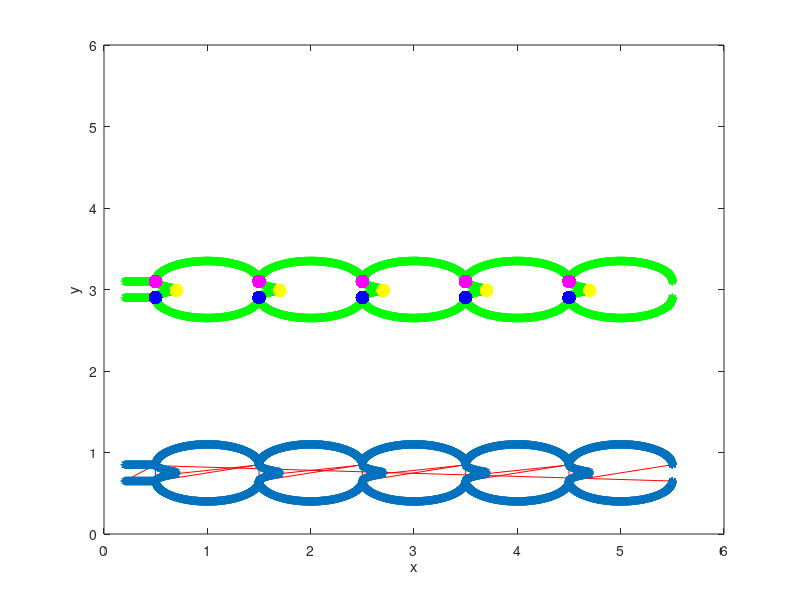

Source code (MATLAB):
%-------------------------------------------------------------------------------------------------------------------%
%
% IB2d is an Immersed Boundary Code (IB) for solving fully coupled non-linear 
% 	fluid-structure interaction models. This version of the code is based off of
%	Peskin's Immersed Boundary Method Paper in Acta Numerica, 2002.
%
% Author: Nicholas A. Battista
% Email:  nickabattista@gmail.com
% Date Created: September 9th, 2016
% Institution: UNC-CH
%
% This code is capable of creating Lagrangian Structures using:
% 	1. Springs
% 	2. Beams (*torsional springs)
% 	3. Target Points
%	4. Muscle-Model (combined Force-Length-Velocity model, "HIll+(Length-Tension)")
%
% One is able to update those Lagrangian Structure parameters, e.g., spring constants, resting %%	lengths, etc
% 
% There are a number of built in Examples, mostly used for teaching purposes. 
% 
% If you would like us %to add a specific muscle model, please let Nick (nickabattista@gmail.com) know.
%
%--------------------------------------------------------------------------------------------------------------------%

%%%%%%%%%%%%%%%%%%%%%%%%%%%%%%%%%%%%%%%%%%%%%%%%%%%%%%%%%%%%%%%%%%%%%%%%%%%%%%%%%%%%%%
%
% FUNCTION: creates the geometry and prints associated input files
%
%%%%%%%%%%%%%%%%%%%%%%%%%%%%%%%%%%%%%%%%%%%%%%%%%%%%%%%%%%%%%%%%%%%%%%%%%%%%%%%%%%%%%%

function Make_Your_Geometry_and_Input_Files()

%
% Grid Parameters (MAKE SURE MATCHES IN input2d !!!)
%
Nx =  1024;      % # of Eulerian Grid Pts. in x-Direction (MUST BE EVEN!!!)
Lx = 6.0;        % Length of Eulerian Grid in x-Direction
dx = Lx/Nx;      % Grid spatial resolution

%
% Immersed Structure Geometric / Dynamic Parameters %
%
ds = 0.45*dx;               % Lagrangian Pt. Spacing (2x resolution of Eulerian grid)
struct_name = 'insect_HT'; % Name for .vertex, .spring, etc files. (must match what's in 'input2d')


% Call function to construct geometry
a = 0.5;    % semi-major axis (horizontal)
b = 0.25;   % semi-minor axis (vertical) 
[xLag,yLag,Ninfo] = give_Me_Immsersed_Boundary_Geometry(ds,Nx,Lx,a,b);
yLag = yLag - 2.25;

Ninfo


% Plot Geometry to test
plot(xLag,yLag,'r-'); hold on;
plot(xLag,yLag,'*'); hold on;
xlabel('x'); ylabel('y');
axis([0 Lx 0 Lx]);



% Prints .vertex file!
print_Lagrangian_Vertices(xLag,yLag,struct_name);


% Prints .spring file!
k_Spring = 1e7;                   % Spring stiffness (does not need to be equal for all springs)
ds_Rest = ds;                       % Spring resting length (does not need to be equal for all springs)
print_Lagrangian_Springs(xLag,yLag,k_Spring,ds_Rest,struct_name,Ninfo);


% Prints .beam file!
% k_Beam = 0.5;                      % Beam Stiffness (does not need to be equal for all beams)
% C = compute_Curvatures(xLag,yLag)  % Computes curvature of initial configuration
%print_Lagrangian_Beams(xLag,yLag,k_Beam,C,struct_name);


% Prints .target file!
k_Target = 1e8;
print_Lagrangian_Target_Pts(xLag,k_Target,struct_name,Ninfo);



%%%%%%%%%%%%%%%%%%%%%%%%%%%%%%%%%%%%%%%%%%%%%%%%%%%%%%%%%%%%%%%%%%%%%%%%
%
% FUNCTION: prints VERTEX points to a file called 'struct_name'.vertex
%
%%%%%%%%%%%%%%%%%%%%%%%%%%%%%%%%%%%%%%%%%%%%%%%%%%%%%%%%%%%%%%%%%%%%%%%%

function print_Lagrangian_Vertices(xLag,yLag,struct_name)

    N = length(xLag); % Total # of Lag. Pts

    vertex_fid = fopen([struct_name '.vertex'], 'w');

    fprintf(vertex_fid, '%d\n', N );

    %Loops over all Lagrangian Pts.
    for s = 1:N
        X_v = xLag(s);
        Y_v = yLag(s);
        fprintf(vertex_fid, '%1.16e %1.16e\n', X_v, Y_v);
    end

    fclose(vertex_fid);

    
%%%%%%%%%%%%%%%%%%%%%%%%%%%%%%%%%%%%%%%%%%%%%%%%%%%%%%%%%%%%%%%%%%%%%%%%
%
% FUNCTION: prints TARGET points to a file called 'struct_name'.target
%
%%%%%%%%%%%%%%%%%%%%%%%%%%%%%%%%%%%%%%%%%%%%%%%%%%%%%%%%%%%%%%%%%%%%%%%%

function print_Lagrangian_Target_Pts(xLag,k_Target,struct_name,Ninfo)

    N = Ninfo(7,1);
    %N = length(xLag);
    
    target_fid = fopen([struct_name '.target'], 'w');

    fprintf(target_fid, '%d\n', N );

    %Loops over all Lagrangian Pts.
    for s = 1:Ninfo(7,1)
        fprintf(target_fid, '%d %1.16e\n', s, k_Target);
    end

    fclose(target_fid);   
    
    
%%%%%%%%%%%%%%%%%%%%%%%%%%%%%%%%%%%%%%%%%%%%%%%%%%%%%%%%%%%%%%%%%%%%%%%%
%
% FUNCTION: prints SPRING points to a file called 'struct_name'.spring
%
%%%%%%%%%%%%%%%%%%%%%%%%%%%%%%%%%%%%%%%%%%%%%%%%%%%%%%%%%%%%%%%%%%%%%%%%

function print_Lagrangian_Springs(xLag,yLag,k_Spring,ds_Rest,struct_name,Ninfo)

    N = 5*(Ninfo(7,2)-2);%+ 5*(Ninfo(7,2)-2)/2;

    spring_fid = fopen([struct_name '.spring'], 'w');

    fprintf(spring_fid, '%d\n', N );    % Print # of springs 

    %
    % SPRINGS BETWEEN VERTICES ALONG CHAMBER
    %
%     for s = 1:Ninfo(7,1)
%             if s < Ninfo(7,1)/2
%                 x1 = xLag(s);   y1 = yLag(s);
%                 x2 = xLag(s+1); y2 = yLag(s+1);
%                 ds = sqrt( (x1-x2)^2 + (y1-y2)^2 );
%                 fprintf(spring_fid, '%d %d %1.16e %1.16e\n', s, s+1, k_Spring, ds);
%             else
%                 x1 = xLag(s);   y1 = yLag(s);
%                 x2 = xLag(s+1); y2 = yLag(s+1);
%                 ds = sqrt( (x1-x2)^2 + (y1-y2)^2 );
%                 fprintf(spring_fid, '%d %d %1.16e %1.16e\n', s, s+1, k_Spring, ds);  
%             end
%     end
    
    %
    %
    % SPRINGS (ADJACENT) ALONG VALVES
    %
    %
    for jj=1:5 % ALONG # OF VALVES
        %jj
        for ss = 0:Ninfo(7,2)-3
                
                % TOP VALVE
                if ss < (Ninfo(7,2)-2)/2-1
                    
                    if ss==0
                        ind_P = Ninfo(jj,1);
                    else
                        ind_P = Ninfo(jj,2)+(ss-1);
                    end
                    
                    ind_N = Ninfo(jj,2) + (ss);
                    
                    x1 = xLag(ind_P); y1 = yLag(ind_P);
                    x2 = xLag(ind_N); y2 = yLag(ind_N);
                    ds = sqrt( (x1-x2)^2 + (y1-y2)^2 );
                    fprintf(spring_fid, '%d %d %1.16e %1.16e\n', ind_N, ind_P, k_Spring, ds);
                
                else
                    
                    if ss==Ninfo(7,2)/2-1
                        ind_P = Ninfo(jj,5);
                    else
                        ind_P = Ninfo(jj,2)+(ss-1);
                    end
                    
                    ind_N = Ninfo(jj,2) + (ss); 
                    
                    x1 = xLag(ind_P); y1 = yLag(ind_P);
                    x2 = xLag(ind_N); y2 = yLag(ind_N);
                    ds = sqrt( (x1-x2)^2 + (y1-y2)^2 );
                    fprintf(spring_fid, '%d %d %1.16e %1.16e\n', ind_N, ind_P, 10*k_Spring, ds);  
                end
        end
    end
    
    
    %
    %
    % SPRINGS BETWEEN VALVES TOP AND BOTTOM
    %
    %
%     for jj=1:5 % ALONG # OF VALVES
%         %jj
%         for ss = 0:(Ninfo(7,2)-2)/2-1
%                 
% 
%             ind_T = Ninfo(jj,2) + (ss);
%             ind_B = Ninfo(jj,2) + (ss) + (Ninfo(7,2)-2)/2;
% 
%             x1 = xLag(ind_T); y1 = yLag(ind_T);
%             x2 = xLag(ind_B); y2 = yLag(ind_B);
%             ds = sqrt( (x1-x2)^2 + (y1-y2)^2 );
%             fprintf(spring_fid, '%d %d %1.16e %1.16e\n', ind_T, ind_B, 1e-10*k_Spring, ds);
% 
%         end
%     end
    
    
    
    fclose(spring_fid);      

    
    
%%%%%%%%%%%%%%%%%%%%%%%%%%%%%%%%%%%%%%%%%%%%%%%%%%%%%%%%%%%%%%%%%%%%%%%%%%%%%%%%%%%%%
%
% FUNCTION: prints BEAM (Torsional Spring) points to a file called 'struct_name'.beam
%
%%%%%%%%%%%%%%%%%%%%%%%%%%%%%%%%%%%%%%%%%%%%%%%%%%%%%%%%%%%%%%%%%%%%%%%%%%%%%%%%%%%%%

function print_Lagrangian_Beams(xLag,yLag,k_Beam,C,struct_name)

    % k_Beam: beam stiffness
    % C: beam curvature
    
    N = length(xLag); % NOTE: Total number of beams = Number of Total Lag Pts. - 2

    beam_fid = fopen([struct_name '.beam'], 'w');

    fprintf(beam_fid, '%d\n', N );

    %spring_force = kappa_spring*ds/(ds^2);

    %BEAMS BETWEEN VERTICES
    for s = 2:N-1
            if  s <= N-1         
                fprintf(beam_fid, '%d %d %d %1.16e %1.16e\n',s-1, s, s+1, k_Beam, C(s) );  
            else
                %Case s=N
                fprintf(beam_fid, '%d %d %d %1.16e %1.16e\n',s-1, s, 1,   k_Beam, C(s) );  
            end
    end
    fclose(beam_fid); 
    
    
    
%%%%%%%%%%%%%%%%%%%%%%%%%%%%%%%%%%%%%%%%%%%%%%%%%%%%%%%%%%%%%%%%%%%%%%%%
%
% FUNCTION: computes "curvature" of starting configuration
% 
% NOTE: not curvature in the traditional geometric sense, in the 'discrete'
% sense through cross product.
%
% NOTE: assumes a CLOSED structure
%
%%%%%%%%%%%%%%%%%%%%%%%%%%%%%%%%%%%%%%%%%%%%%%%%%%%%%%%%%%%%%%%%%%%%%%%%

function C = compute_Curvatures(xLag,yLag)

N = length(xLag);
C = zeros( N );

%Note: needs to be done same order as you print .beam file!
for i=1:N
   
   % Pts Xp -> Xq -> Xr (same as beam force calc.)
   
   if ( (i > 1) && (i < N) )
   
        Xp = xLag(i-1); Xq = xLag(i); Xr = xLag(i+1);
        Yp = yLag(i-1); Yq = yLag(i); Yr = yLag(i+1);
   
   elseif (i==1)
       
        Xp = xLag(N); Xq = xLag(i); Xr = xLag(i+1);
        Yp = yLag(N); Yq = yLag(i); Yr = yLag(i+1);
       
   elseif (i==N)
       
        Xp = xLag(N-1); Xq = xLag(N); Xr = xLag(1);
        Yp = yLag(N-1); Yq = yLag(N); Yr = yLag(1);
       
   end
       
   C(i) = (Xr-Xq)*(Yq-Yp) - (Yr-Yq)*(Xq-Xp); %Cross product btwn vectors
      
end
    
    
%%%%%%%%%%%%%%%%%%%%%%%%%%%%%%%%%%%%%%%%%%%%%%%%%%%%%%%%%%%%%%%%%%%%%%%%%
%
% FUNCTION: creates the Lagrangian structure geometry
%
%%%%%%%%%%%%%%%%%%%%%%%%%%%%%%%%%%%%%%%%%%%%%%%%%%%%%%%%%%%%%%%%%%%%%%%%%
 
function [xLag,yLag,Ninfo] = give_Me_Immsersed_Boundary_Geometry(ds,Nx,Lx,a,b)
 
% ds: Lagrangian pt. spacing
% Nx: Eulerian grid resolution

% Gives elliptical subset for tube side
ang = 0; % angle start/cuttoff for ellipse
[xE,yE] = give_Me_Elliptical_Geometry(ds,a,b,ang);
xOff = 2*xE(1);

% Gives top and bottom portion of one section of tube
d = 0.2;                  % separation distance
xTube = [xE+4*xOff xE+4*xOff xE+3*xOff xE+3*xOff xE+2*xOff xE+2*xOff xE+xOff xE+xOff xE xE];          % top first, then bottom
xTube = xTube + 1;
xTube = xTube(end:-1:1);  % reverse it!
yTube = [yE+d/2 -yE-d/2 yE+d/2 -yE-d/2 yE+d/2 -yE-d/2 yE+d/2 -yE-d/2 yE+d/2 -yE-d/2]; % top first, then bottom 
yTube = yTube + Lx/2;

% Give indices for to attach valves
ind_Top = 1;                  % node index for first point on top (on RHS)
ind_Bot = length(xTube)/10+1; % node index for first point on bottom (on RHS)

xFlat = xTube(ind_Top)-Lx/20:ds:xTube(ind_Top); 
yFlatTop = yTube(ind_Top)*ones(1,length(xFlat));
yFlatBot = yTube(ind_Bot)*ones(1,length(xFlat)); 

xLag = [xTube xFlat xFlat  ];
yLag = [yTube yFlatTop yFlatBot  ];


% Gives valve geometry
[xV,yV] = give_Valve_Geometry(d,ds);

% Record # of Lag Pts. 
Nvalve = length(xV);     % # of Lag. Pts along valve (top and bottom)
Nchamber = length(xLag); % # of Lag. Pts along chamber (top and bottom)


lenOld = length(xLag);
lenVhalf = length(xV)/2;

%
% SHIFT VALVE GEOMETRY INTO PLACE!
%
Ninfo(1,1) = 1;
Ninfo(1,2) = lenOld+1;
Ninfo(1,3) = Ninfo(1,2) +( length( xV ) - 2 )/2;
Ninfo(1,4) = Ninfo(1,2) +length(xV)-3;
Ninfo(1,5) = 1 + length(xE);

for j=2:6
   Ninfo(j,1) = (2*j-3)*length(xE);                  % Last index of point on chamber
   Ninfo(j,2) = lenOld + (j-1)*(length(xV)-2) + 1;   % 1st index of ACTUAL valve
   Ninfo(j,3) = Ninfo(j,2)+( length( xV ) - 2 )/2;   % Starting index of OTHER SIDE Valve
   Ninfo(j,4) = Ninfo(j,2)+length( xV ) - 3;         % Last point along VALVE
   Ninfo(j,5) = 2*(j-1)*length(xE);                  % BOTTOM OF CHAMBER
   %
   xLag = [xLag xV(2:lenVhalf)+xE(end)+(j-1)*xOff xV(lenVhalf+2:end)+xE(end)+(j-1)*xOff];
   yLag = [yLag yV(2:lenVhalf)+3.0-d/2 yV(lenVhalf+2:end)+3.0-d/2];
   %
   %plot( xLag( Ninfo(j,1) ), yLag( Ninfo(j,1) ), 'r.','MarkerSize',30); hold on;
   %plot( xLag( Ninfo(j,5) ), yLag( Ninfo(j,5) ), 'b.','MarkerSize',30); hold on;

end

Ninfo(7,1) = Nchamber;
Ninfo(7,2) = Nvalve;

% TESTING (i.e., PLOT IT, yo!)
% plot(xTube,yTube,'b*'); hold on
% len = length(xTube);
% plot(xTube(len/8+1),yTube(len/8+1),'r*'); hold on
% plot(xTube(1),yTube(1),'k*'); hold on;
% axis([0 5 0 5]);
% pause();

% TESTING (i.e., PLOT IT, yo!)
%for j=1:length(xLag)
    plot(xLag,yLag,'g*'); hold on;
    axis([0 6 0 6]);
    %pause(0.001)
%end

for j=1:5
   %plot( xLag( 1 ), yLag( 1 ), 'm.','MarkerSize',30); hold on;
   %plot( xLag( 1+length(xE) ), yLag( 1+length(xE) ), 'y.','MarkerSize',30); hold on;
   plot( xLag( Ninfo(j,1) ), yLag( Ninfo(j,1) ), 'r.','MarkerSize',30); hold on;
   plot( xLag( Ninfo(j,2) ), yLag( Ninfo(j,2) ), 'm.','MarkerSize',30); hold on;
   plot( xLag( Ninfo(j,3) ), yLag( Ninfo(j,3) ), 'k.','MarkerSize',30); hold on;
   plot( xLag( Ninfo(j,5) ), yLag( Ninfo(j,5) ), 'b.','MarkerSize',30); hold on;
   plot( xLag( Ninfo(j,4) ), yLag( Ninfo(j,4) ), 'y.','MarkerSize',30); hold on;

end



%%%%%%%%%%%%%%%%%%%%%%%%%%%%%%%%%%%%%%%%%%%%%%%%%%%%%%%%%%%%%%%%%%%%%%%%%
%
% FUNCTION: gives valve geometry inside a distance, d, between the edges of
% the tube
%
%%%%%%%%%%%%%%%%%%%%%%%%%%%%%%%%%%%%%%%%%%%%%%%%%%%%%%%%%%%%%%%%%%%%%%%%%

function [xV,yV] = give_Valve_Geometry(d,ds)

% for A*x^2 geometry -> 2 eqns and 2 unknowns
%y(0) = 0 = 0
%y(0.9d/2) = A(0.9/2)^2*d^2 = 1.5*d
%
% ----> A = 1.5 / ( (0.45)^2 * d )
%

%
% CURVED VALVE GEOMETRY
%
A = 1.0 / ( (0.45)^2 * d );
%yV = 0:ds/2:0.9/2*d;
%xV = A*yV.^2;

% Initializing
s = 1;
yV(s) = 0; xV(s) = A*yV(1)^2;
yP = yV(s); xP = xV(s); y=yP; x=xP;


while y <= 0.9/2*d
   
    s = s+1;
    
    yG = y+ds;
    xG = A*yG^2;
    
    yF = y+10*s;
    xF = A*yF^2;
    
    err = ( ds - sqrt( (xG-x)^2 + (yG-y)^2 ) );
    
    while abs(err) > 1e-4
       
        if err < 0
            yF = yG; xF = xG;
            yG = (yG + yP)/2;
            xG = A*yG^2;
        else
            xP = yG; xP = xG;
            yG = (yG + yF)/2;
            xG = A*yG^2;
        end

        
        err = ( ds - sqrt( (xG-x)^2 + (yG-y)^2 ) );
        
           
    end
    
    yV(s) = yG;
    xV(s) = xG;
        
    y = yV(s);
    x = xV(s);
    
    xP = x;
    yP = y;
    
end

xV1 = xV;
xV2 = xV;

yV1 = yV;
yV2 = -yV + d;

xV = [xV1 xV2];
yV = [yV2 yV1];

length(xV)

%
% STRAIGHT LINE MOCK VALVE GEOMETRY
%

% figure(2)
% for j=1:length(xV)
%  plot(xV(j),yV(j),'b*'); hold on;
%  pause();
% end
%%%%%%%%%%%%%%%%%%%%%%%%%%%%%%%%%%%%%%%%%%%%%%%%%%%%%%%%%%%%%%%%%%%%%%%%%
%
% FUNCTION: gives elliptical geometry
%
%%%%%%%%%%%%%%%%%%%%%%%%%%%%%%%%%%%%%%%%%%%%%%%%%%%%%%%%%%%%%%%%%%%%%%%%%

function [xE,yE] = give_Me_Elliptical_Geometry(ds,a,b,ang)

dtheta = ds/max(a,b); % use minimum of axis lengths

n = 1;
xE(n) = a*cos(ang); yE(n) = b*sin(ang);
ang_n = ang + dtheta;

while ang_n < (pi/2)
    
    n = n+1;                % update counter
    xE(n) = a*cos(ang_n);   % next xVal along ellipse
    yE(n) = b*sin(ang_n);   % next yVal along ellipse
    ang_n = ang_n + dtheta; % update angle
    
end
xE(n+1) = a*cos(pi/2);
yE(n+1) = b*sin(pi/2);

xE = [xE -xE(end-1:-1:1)];
yE = [yE yE(end-1:-1:1)];

yE = yE - yE(1);           % Translate down

%plot(xE,yE,'*'); hold on;
%axis([-a a -a a]);

xLength = abs( 2*xE(1) );
fprintf('\nThe x-Length of the tube section is: %d\n',xLength);


